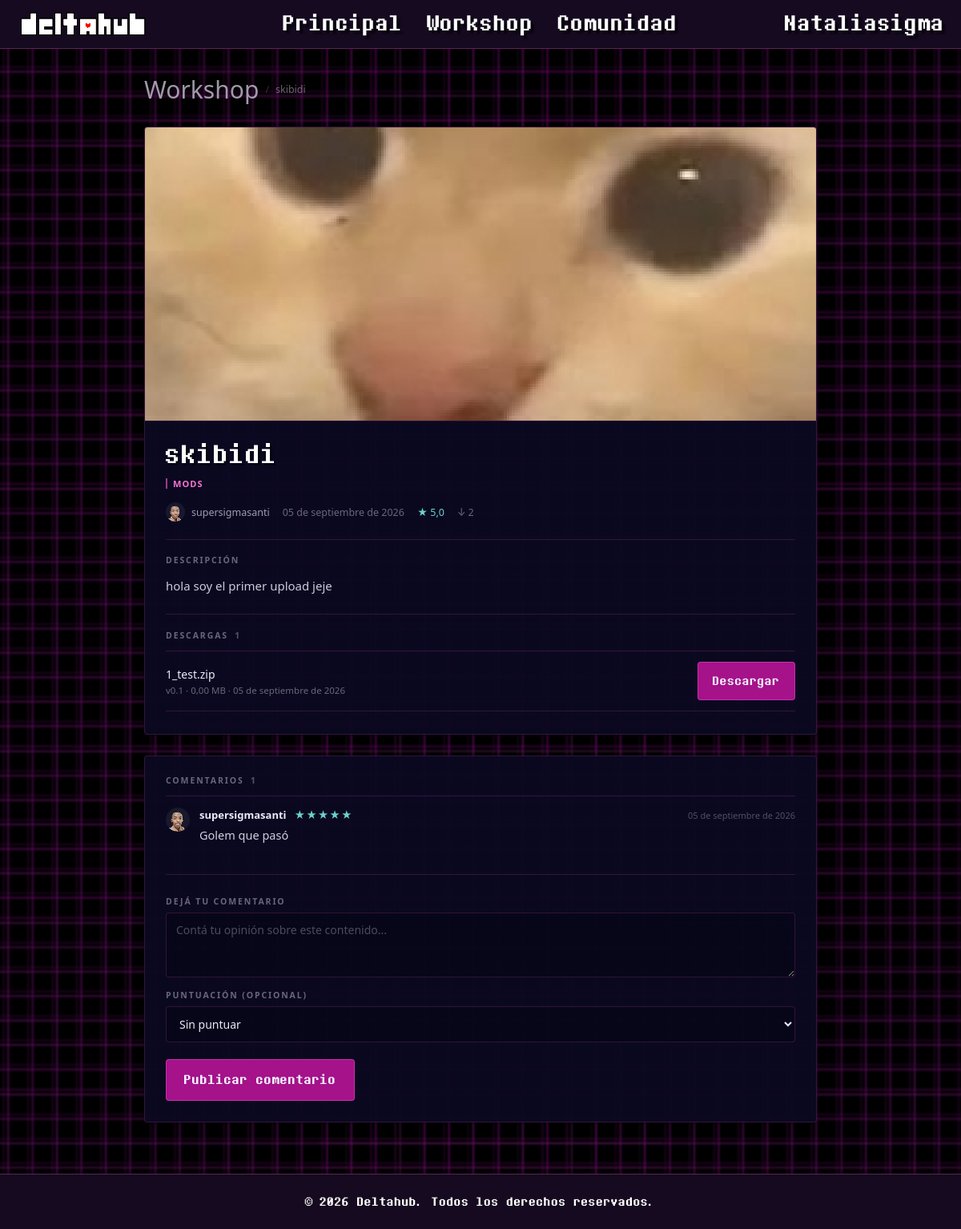
Screenshot of /item.php?id=1 (signed in) with the database file from the repository.
### tables this page shows
CREATE TABLE `items` (
  `id` int(11) NOT NULL,
  `usuario_id` int(11) NOT NULL,
  `categoria_id` int(11) NOT NULL,
  `capitulo` tinyint(3) unsigned DEFAULT NULL,
  `titulo` varchar(100) NOT NULL,
  `descripcion` text DEFAULT NULL,
  `imagen_portada` varchar(255) DEFAULT NULL,
  `fecha_publicacion` datetime DEFAULT current_timestamp(),
  `fecha_actualizacion` datetime DEFAULT NULL,
  `descargas` int(11) DEFAULT 0
);

CREATE TABLE `categorias` (
  `id` int(11) NOT NULL,
  `nombre` varchar(50) NOT NULL
);

CREATE TABLE `usuarios` (
  `id` int(11) NOT NULL,
  `nombre_usuario` varchar(50) NOT NULL,
  `email` varchar(100) NOT NULL,
  `password_hash` varchar(255) NOT NULL,
  `avatar_url` varchar(255) DEFAULT NULL,
  `banner_url` varchar(255) DEFAULT NULL,
  `fecha_registro` datetime DEFAULT current_timestamp(),
  `rol` enum('usuario','moderador','admin') DEFAULT 'usuario',
  `bio` text DEFAULT NULL
);

CREATE TABLE `archivos` (
  `id` int(11) NOT NULL,
  `item_id` int(11) NOT NULL,
  `version` varchar(20) DEFAULT NULL,
  `url_archivo` varchar(255) NOT NULL,
  `tamano_mb` decimal(6,2) DEFAULT NULL,
  `fecha_subida` datetime DEFAULT current_timestamp()
);

CREATE TABLE `comentarios` (
  `id` int(11) NOT NULL,
  `item_id` int(11) NOT NULL,
  `usuario_id` int(11) NOT NULL,
  `contenido` text NOT NULL,
  `puntuacion` tinyint(4) DEFAULT NULL CHECK (`puntuacion` between 1 and 5),
  `fecha` datetime DEFAULT current_timestamp()
);

### item.php (the view, shortened to what this page needs)
<?php
require_once "config/database.php";
function fecha_espanol($fecha) {
    $meses = [
        1  => "enero",
        2  => "febrero",
        3  => "marzo",
        4  => "abril",
        5  => "mayo",
        6  => "junio",
        7  => "julio",
        8  => "agosto",
        9  => "septiembre",
        10 => "octubre",
        11 => "noviembre",
        12 => "diciembre"
    ];
    $f = new DateTime($fecha);
    return $f->format("d") . " de " . $meses[(int)$f->format("n")] . " de " . $f->format("Y");
}
$id = (int)($_GET["id"] ?? 0);
$stmt = $pdo->prepare("
    SELECT items.*, usuarios.nombre_usuario, usuarios.avatar_url, categorias.nombre AS categoria_nombre
    FROM items
    JOIN usuarios ON items.usuario_id = usuarios.id
    JOIN categorias ON items.categoria_id = categorias.id
    WHERE items.id = :id
    LIMIT 1
");
$stmt->execute([":id" => $id]);
$item = $stmt->fetch(PDO::FETCH_ASSOC);
$no_encontrado = empty($item);
$archivos = [];
$comentarios = [];
$valoracion = null;
if (!$no_encontrado) {
    $stmt = $pdo->prepare("SELECT * FROM archivos WHERE item_id = :id ORDER BY fecha_subida DESC");
    $stmt->execute([":id" => $id]);
    $archivos = $stmt->fetchAll(PDO::FETCH_ASSOC);
    $stmt = $pdo->prepare("
        SELECT comentarios.*, usuarios.nombre_usuario, usuarios.avatar_url
        FROM comentarios
        JOIN usuarios ON comentarios.usuario_id = usuarios.id
        WHERE comentarios.item_id = :id
        ORDER BY comentarios.fecha DESC
    ");
    $stmt->execute([":id" => $id]);
    $comentarios = $stmt->fetchAll(PDO::FETCH_ASSOC);
    foreach ($comentarios as $c) {
        if (!empty($c["puntuacion"])) {
            $valoracion[] = (int)$c["puntuacion"];
        }
    }
    if (!empty($valoracion)) {
        $valoracion = round(array_sum($valoracion) / count($valoracion), 1);
    }
}
?>
<!DOCTYPE html>
<html lang="es">
<head>
    <link rel="stylesheet" href="style.css">
</head>
<body class="workshop">
    <header>
        <a href="index.php" class="header-logo-LoginRegister">
            <img src="imagenes/DeltahubLogo3px.png" alt="logo deltahub">
        </a>
        <a href="index.php" id="shadow">Principal</a>
        <a href="workshop.php" id="shadow">Workshop</a>
        <a href="community.html" id="shadow">Comunidad</a>
        <div class="auth">
            <?php if (isset($_SESSION["usuario_id"])): ?>
                <a href="perfil.php?id=<?php echo (int)$_SESSION["usuario_id"]; ?>" id="shadow">
                    <?php echo htmlspecialchars($_SESSION["nombre_usuario"]); ?>
                </a>
            <?php endif; ?>
        </div>
    </header>
    <main class="item-layout">
        <?php if ($no_encontrado): ?>
            <div class="item-missing">
                <h1 class="item-missing-title">Contenido no encontrado</h1>
                <p class="item-missing-text">
                    Ese contenido no existe o fue eliminado.
                </p>
                <a href="workshop.php" class="item-back-link">Volver a la workshop</a>
            </div>
        <?php else: ?>
            <nav class="item-crumbs">
                <a href="workshop.php" class="item-crumb">Workshop</a>
                <span class="item-crumb-sep" aria-hidden="true">/</span>
                <span class="item-crumb-here"><?php echo htmlspecialchars($item["titulo"]); ?></span>
            </nav>
            <article class="item-card">
                <div class="item-cover">
                    <?php if (!empty($item["imagen_portada"])): ?>
                        <img src="<?php echo htmlspecialchars($item["imagen_portada"]); ?>" alt="Portada de <?php echo htmlspecialchars($item["titulo"]); ?>">
                    <?php else: ?>
                        <div class="ws-item-thumb-placeholder">
                            <?php echo htmlspecialchars(mb_strtoupper(mb_substr($item["categoria_nombre"], 0, 4), "UTF-8")); ?>
                        </div>
                    <?php endif; ?>
                </div>
                <div class="item-body">
                    <h1 class="item-title"><?php echo htmlspecialchars($item["titulo"]); ?></h1>
                    <p class="item-cat"><?php echo htmlspecialchars($item["categoria_nombre"]); ?></p>
                    <div class="item-meta">
                        <a class="item-author"
                           href="perfil.php?id=<?php echo (int)$item['usuario_id']; ?>"
                           title="Perfil de <?php echo htmlspecialchars($item['nombre_usuario']); ?>">
                            <img
                            class="item-author-avatar"
                            src="<?php echo htmlspecialchars($item['avatar_url']); ?>"
                            alt="Avatar de <?php echo htmlspecialchars($item['nombre_usuario']); ?>"
                            >
                            <span><?php echo htmlspecialchars($item["nombre_usuario"]); ?></span>
                        </a>
                        <span class="item-date"><?php echo htmlspecialchars(fecha_espanol($item["fecha_publicacion"])); ?></span>
                        <?php if ($valoracion !== null): ?>
                            <span class="item-rate" title="Promedio de las puntuaciones de la comunidad">★ <?php echo number_format($valoracion, 1, ',', '.'); ?></span>
                        <?php endif; ?>
                        <span class="item-downloads">↓ <?php echo (int)$item["descargas"]; ?></span>
                    </div>
                    <div class="item-rule"></div>
                    <h2 class="item-section-title">Descripción</h2>
                    <p class="item-desc"><?php echo nl2br(htmlspecialchars($item["descripcion"] ?: "Sin descripción.")); ?></p>
                    <div class="item-rule"></div>
                    <h2 class="item-section-title">
                        Descargas
                        <?php if (count($archivos) > 0): ?>
                            <span class="item-section-count"><?php echo count($archivos); ?></span>
                        <?php endif; ?>
                    </h2>
                    <?php if (empty($archivos)): ?>
                        <p class="item-note">Este contenido todavía no tiene archivos disponibles.</p>
                    <?php else: ?>
                        <div class="item-files">
                            <?php foreach ($archivos as $archivo): ?>
                                <div class="file-row">
                                    <div class="file-info">
                                        <span class="file-name">
                                            <?php echo htmlspecialchars(basename($archivo["url_archivo"])); ?>
                                        </span>
                                        <span class="file-detail">
                                            v<?php echo htmlspecialchars($archivo["version"] ?? "1.0"); ?>
                                            · <?php echo number_format((float)$archivo["tamano_mb"], 2, ',', '.'); ?> MB
                                            · <?php echo htmlspecialchars(fecha_espanol($archivo["fecha_subida"])); ?>
                                        </span>
                                    </div>
                                    <a href="descargar.php?id=<?php echo (int)$item["id"]; ?>" class="btn-download">Descargar</a>
                                </div>
                            <?php endforeach; ?>
                        </div>
                    <?php endif; ?>
                </div>
            </article>
            <section class="comments-card" id="comentarios">
                <h2 class="item-section-title">
                    Comentarios
                    <?php if (count($comentarios) > 0): ?>
                        <span class="item-section-count"><?php echo count($comentarios); ?></span>
                    <?php endif; ?>
                </h2>
                <?php if (empty($comentarios)): ?>
                    <p class="item-note">Todavía no hay comentarios. ¡Sé el primero!</p>
                <?php else: ?>
                    <div class="comment-list">
                        <?php foreach ($comentarios as $comentario):
                            $avatar = empty($comentario["avatar_url"]) ? "uploads/avatars/default.jpg" : $comentario["avatar_url"];
                        ?>
                            <div class="comment-item">
                                <img class="comment-avatar" src="<?php echo htmlspecialchars($avatar); ?>" alt="Avatar de <?php echo htmlspecialchars($comentario["nombre_usuario"]); ?>">
                                <div class="comment-body">
                                    <div class="comment-head">
                                        <a class="comment-author"
                                           href="perfil.php?id=<?php echo (int)$comentario['usuario_id']; ?>"
                                           title="Perfil de <?php echo htmlspecialchars($comentario["nombre_usuario"]); ?>">
                                            <?php echo htmlspecialchars($comentario["nombre_usuario"]); ?>
                                        </a>
                                        <?php if (!empty($comentario["puntuacion"])): ?>
                                            <span class="comment-stars">
                                                <?php
                                                    $c = (int)$comentario["puntuacion"];
                                                    echo str_repeat("★", $c) . str_repeat("☆", 5 - $c);
                                                ?>
                                            </span>
                                        <?php endif; ?>
                                        <span class="comment-date"><?php echo htmlspecialchars(fecha_espanol($comentario["fecha"])); ?></span>
                                    </div>
                                    <p class="comment-text"><?php echo nl2br(htmlspecialchars($comentario["contenido"])); ?></p>
                                </div>
                            </div>
                        <?php endforeach; ?>
                    </div>
                <?php endif; ?>
                <?php if (isset($_SESSION["usuario_id"])): ?>
                    <div class="item-rule"></div>
                    <form class="item-form" action="item.php?id=<?php echo (int)$item["id"]; ?>#comentarios" method="POST">
                        <label class="item-form-label" for="contenido">Dejá tu comentario</label>
                        <textarea id="contenido" name="contenido" rows="3" maxlength="1000" placeholder="Contá tu opinión sobre este contenido..." required></textarea>
                        <label class="item-form-label" for="puntuacion">Puntuación (opcional)</label>
                        <select id="puntuacion" name="puntuacion">
                            <option value="">Sin puntuar</option>
                        </select>
                        <button type="submit" class="btn-submit">Publicar comentario</button>
                    </form>
                <?php else: ?>
                    <p class="item-login-hint">
                        <a href="login.html">Iniciá sesión</a> para comentar.
                    </p>
                <?php endif; ?>
            </section>
        <?php endif; ?>
    </main>
    <footer>
        <p>&copy; 2026 Deltahub. Todos los derechos reservados.</p>
    </footer>
</body>
</html>

### rows the page displays
items: titulo "skibidi", imagen_portada (picture), categoria.nombre "MODS", usuario.avatar_url (picture), usuario.nombre_usuario "supersigmasanti", fecha_publicacion "05 de septiembre de 2026", descargas "2", descripcion "hola soy el primer upload jeje"
archivos: url_archivo "1_test.zip", version "0.1", tamano_mb "0,00", fecha_subida "05 de septiembre de 2026"
comentarios: usuario.avatar_url (picture), usuario.nombre_usuario "supersigmasanti", puntuacion "★★★★★", fecha "05 de septiembre de 2026", contenido "Golem que pasó"

### other values shown
$_SESSION["nombre_usuario"] "Nataliasigma"
$valoracion "5,0"
count($archivos) "1"
count($comentarios) "1"
